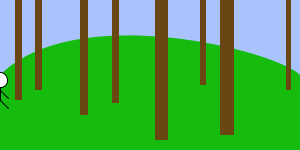
Frame 1 (no input)
Frame 60 (the mouse pressed at the canvas centre just before this capture): identical to frame 1, image omitted
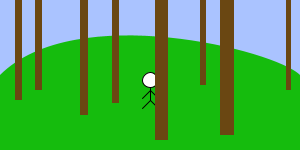
Frame 120 (the mouse held since frame 60 and released just before this capture)

The Processing sketch that drew these frames (run headless with seeded random() and noise(); from frame 60 on, the mouse is pressed at the canvas centre):

// Processing sketch: processing_4828
// ── processing_4828.pde

void setup() {
  size(300, 150);
  smooth();
  noCursor();
}

void draw() {
  background(170, 195, 255);  // sky blue
  noStroke();
  
  // draw the ground
  fill(21, 188, 13); // grass green
  bezier(0, 75, 75, 0, 275, 50, 300, 75);
  rectMode(CORNERS);
  rect(0, 75, 300, 150);
  
  // draw background trees
  fill(106, 71, 18); // brown for tree trunks
  rectMode(CORNER);
  rect(15, 0, 7, 100);
  rect(35, 0, 7, 90);
  rect(112, 0, 7, 103);
  rect(200, 0, 6, 85);
  rect(220, 0, 5, 88);
  rect(286, 0, 5, 90);
  
  // draw man
  stroke(0);
  fill(255);
  ellipse(mouseX, 80, 15, 15); // head
  line(mouseX, 88, mouseX, 100); // body
  line(mouseX, 90, mouseX - 8, 98); // left arm
  line(mouseX, 90, mouseX + 8, 98); // right arm
  line(mouseX, 100, mouseX - 8, 108); // left leg
  line(mouseX, 100, mouseX + 8, 108); // right leg
  
  // draw foreground trees
  noStroke();
  fill(106, 71, 18); // brown for tree trunks
  rect(80, 0, 8, 115);
  rect(155, 0, 13, 140);
  rect(220, 0, 14, 135);
}
